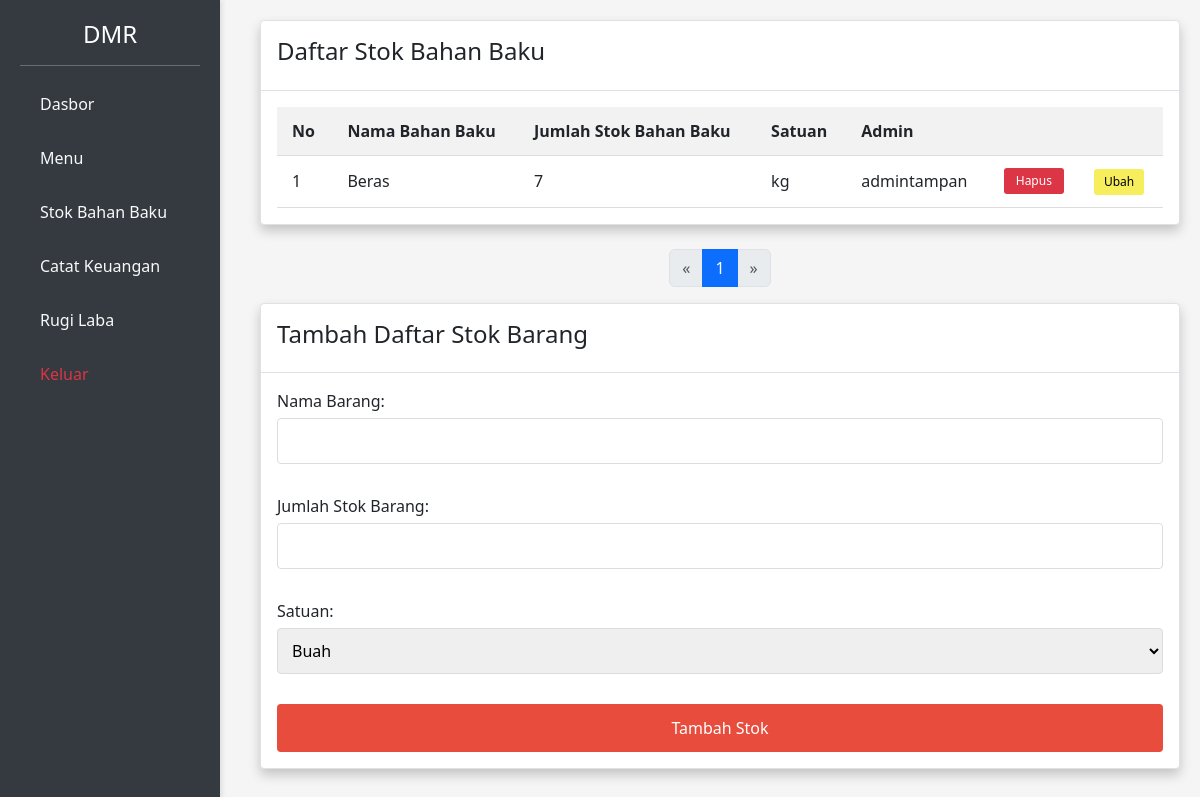
Page /Dapur/admin-page/pages/stok.php (signed in) on the committed database.
### tables this page shows
CREATE TABLE `stok` (
  `id` int(11) NOT NULL,
  `admin_id` int(11) NOT NULL,
  `nama_barang` varchar(255) NOT NULL,
  `jumlah` int(11) NOT NULL,
  `satuan` enum('kg','buah','butir','gram','ml','liter') NOT NULL
);

### Dapur/admin-page/pages/stok.php (the view, shortened to what this page needs)
<?php
include '../includes/header.php';
include '../includes/sidebar.php';
include '../includes/footer.php';
?>
<!DOCTYPE html>
<html lang="en">
<head>
    <link rel="stylesheet" href="../css/pt2.css">
</head>
<body>
    <div class="container">
        <div class="card">
            <div class="card-header">
                <h4>Daftar Stok Bahan Baku</h4>
            </div>
            <div class="card-body">
                <?php
                    $page = isset($_GET['page']) ? (int)$_GET['page'] : 1;
                    $limit = 10;
                    $offset = ($page - 1) * $limit;
                    $query_total = "SELECT COUNT(*) as total FROM stok";
                    $result_total = mysqli_query($koneksi, $query_total);
                    $row_total = mysqli_fetch_assoc($result_total);
                    $total_data = $row_total['total'];
                    $total_pages = ceil($total_data / $limit);
                    $query_stok = "SELECT * FROM stok ORDER BY id ASC LIMIT $limit OFFSET $offset";
                    $result_stok = mysqli_query($koneksi, $query_stok);
                ?>
                <div class="table-container">
                    <table>
                        <thead>
                            <tr>
                                <th>No</th>
                                <th>Nama Bahan Baku</th>
                                <th>Jumlah Stok Bahan Baku</th>
                                <th>Satuan</th>
                                <th>Admin</th>
                                <th></th>
                                <th></th>
                            </tr>
                        </thead>
                        <tbody>
                            <?php if(mysqli_num_rows($result_stok) > 0): ?>
                                <?php $no = ($page - 1) * $limit + 1; ?>
                                <?php while($stok = mysqli_fetch_assoc($result_stok)): ?>
                                    <tr>
                                        <td><?php echo $no++; ?></td>
                                        <td><?php echo htmlspecialchars($stok['nama_barang']); ?></td>
                                        <td><?php echo htmlspecialchars($stok['jumlah']); ?></td>
                                        <td><?php echo htmlspecialchars($stok['satuan']); ?></td>
                                        <td>
                                            <?php
                                            $admin_query = mysqli_query($koneksi, "SELECT nama FROM admin WHERE id = '{$stok['admin_id']}'");
                                            if($admin_data = mysqli_fetch_assoc($admin_query)) {
                                                echo htmlspecialchars($admin_data['nama']);
                                            } else {
                                                echo "Admin tidak ditemukan";
                                            }
                                            ?>
                                        </td>
                                        <td>
                                            <form method="POST" action="" onsubmit="return confirm('Yakin ingin menghapus stok ini?');">
                                                <button type="submit" name="btn-hapus-stok" class="btn-hapus">Hapus</button>
                                            </form>
                                        </td>
                                        <td>
                                            <button name="btn-edit-stok" class="btn btn-warning btn-edit"
                                                data-id="<?= $stok['id']; ?>"
                                                data-nama="<?= htmlspecialchars($stok['nama_barang']); ?>"
                                                data-jumlah="<?= htmlspecialchars($stok['jumlah']); ?>"
                                                data-satuan="<?= htmlspecialchars($stok['satuan']); ?>">
                                                Ubah
                                            </button>
                                        </td>
                                    </tr>
                                <?php endwhile; ?>
                            <?php else: ?>
                                <tr>
                                    <td colspan="6">Belum ada stok yang ditambahkan</td>
                                </tr>
                            <?php endif; ?>
                        </tbody>
                    </table>
                </div>
            </div>
        </div>
        <nav aria-label="Page navigation example">
            <ul class="pagination justify-content-center">
                <li class="page-item <?= ($page <= 1) ? 'disabled' : '' ?>">
                <a class="page-link" href="?page=<?= max(1, $page - 1); ?>" aria-label="Previous">
                    <span aria-hidden="true">&laquo;</span>
                </a>
                </li>
                <?php for ($i = 1; $i <= $total_pages; $i++): ?>
                <li class="page-item <?= ($i == $page) ? 'active' : '' ?>">
                    <a class="page-link" href="?page=<?= $i; ?>"><?= $i; ?></a>
                </li>
                <?php endfor; ?>
                <li class="page-item <?= ($page >= $total_pages) ? 'disabled' : '' ?>">
                <a class="page-link" href="?page=<?= min($total_pages, $page + 1); ?>" aria-label="Next">
                    <span aria-hidden="true">&raquo;</span>
                </a>
                </li>
            </ul>
        </nav>
        <div class="card">
            <div class="card-header">
                <h4>Tambah Daftar Stok Barang</h4>
            </div>
            <div class="card-body">
                <form method="POST" action="">
                    <div class="form-group">
                        <label for="nama_barang">Nama Barang:</label>
                        <input type="text" id="nama_barang" name="nama_barang" required>
                    </div>
                    <div class="form-group">
                        <label for="stok_barang">Jumlah Stok Barang:</label>
                        <input type="number" id="stok_barang" name="stok_barang" min="1" required>
                    </div>
                    <div class="form-group">
                        <label for="satuan_barang">Satuan:</label>
                        <select name="satuan_barang" id="satuan_barang">
                            <option value="buah">Buah</option>
                        </select>
                    </div>
                    <button type="submit" name="tambah_stok">Tambah Stok</button>
                </form>
            </div>
        </div>
    </div>
</body>
</html>

### Dapur/admin-page/css/pt2.css (style rules this page uses)
body { font-family: 'Segoe UI', Tahoma, Geneva, Verdana, sans-serif; background-color: #f5f5f5; margin: 0; padding: 0; }
.container { width: 90%; max-width: 1200px; margin: 0 auto; margin-left: 240px; padding: 20px; }
.card { background-color: #fff; border: 1px solid #dee2e6; border-radius: 0.25rem; padding: 0; margin-bottom: 1.5rem; box-shadow: 0 6px 12px rgba(0, 0, 0, 0.2); }
.card-header { background-color: #fff; padding: 1rem; font-weight: 600; font-size: 1rem; border-bottom: 1px solid #dee2e6; }
.card-body { padding: 1rem; }
form { display: grid; grid-gap: 15px; }
.form-group { margin-bottom: 15px; }
label { display: block; margin-bottom: 5px; font-weight: 500; }
input, select, textarea { width: 100%; padding: 10px; border: 1px solid #ddd; border-radius: 4px; box-sizing: border-box; }
button { background-color: #e74c3c; color: white; border: none; padding: 12px 20px; border-radius: 4px; cursor: pointer; font-size: 16px; }
.btn-hapus { background-color: #dc3545; color: #fff; padding: 4px 10px; font-size: 12px; border: none; border-radius: 3px; cursor: pointer; transition: background-color 0.2s; }
.btn-edit { background-color: #f6ee5d; color: #000; padding: 4px 10px; font-size: 12px; border: none; border-radius: 3px; cursor: pointer; transition: background-color 0.2s; }
.table-container { overflow-x: auto; }
table { width: 100%; border-collapse: collapse; }
table th, table td { padding: 12px 15px; text-align: left; border-bottom: 1px solid #ddd; }
table th { background-color: #f2f2f2; }

### Dapur/admin-page/includes/header.php (style rules this page uses)
body { display: flex; min-height: 100vh; overflow-x: hidden; }

### rows in the picture
stok: nama_barang "Beras", jumlah "7", satuan "kg", admin.nama "admintampan"
